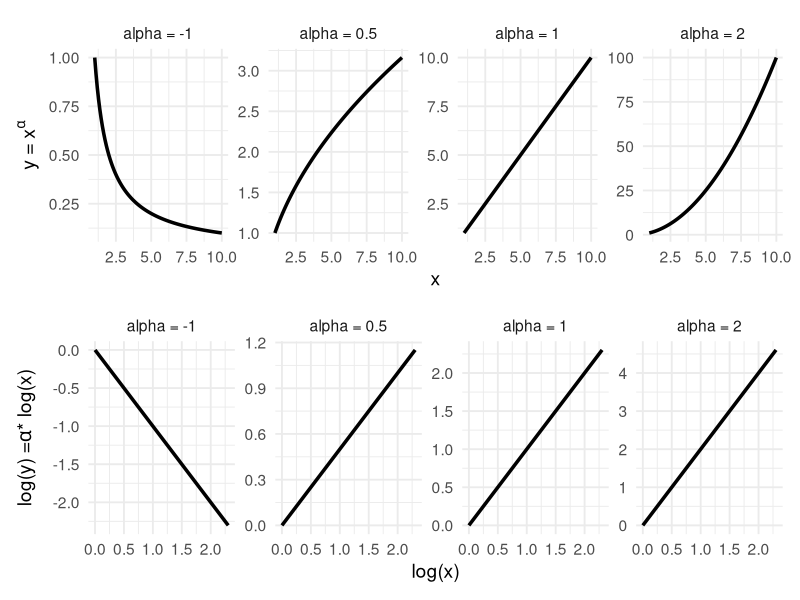

The R script that drew this image:
library(tidyverse)
library(patchwork)

# -------------------------------------------------------------------------
# code for plotting scaling relationships

# Create a sequence of x values
x_vals <- seq(1, 10, length.out = 100)

# Define exponents b to visualize
b_values <- c(2, 1, 0.5, -1)

# Create a data frame with y = x^b for each b
df <- expand.grid(x = x_vals, b = b_values) %>%
  mutate(y = x^b,
         b_label = paste("alpha =", b))  # for nicer facet labels

# Plot with ggplot2
linear_plot <- ggplot(df, aes(x = x, y = y)) +
  geom_line(linewidth = 1.2) +
  facet_wrap(~ b_label, scales = "free_y",nrow = 1) +
  labs(
    # title = "Shapes of Power Law Relationships in Standard Coordinates",
    x = "x",
    y = expression(paste("y = ",x^{alpha}))
  ) +
  theme_minimal(base_size = 14)

log_plot <- ggplot(df, aes(x = log(x), y = log(y))) +
  geom_line(linewidth = 1.2) +
  facet_wrap(~ b_label, scales = "free_y",nrow = 1) +
  labs(
    # title = "Shapes of Power Law Relationships in Standard Coordinates",
    x = "log(x)",
    y = expression(paste("log(y) =",alpha,"* log(x)"))
  ) +
  theme_minimal(base_size = 14)

linear_plot/log_plot
